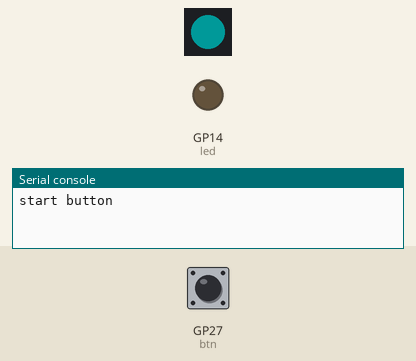
Recording of a program running on a simulated Raspberry Pi Pico running CircuitPython. Shown: 1 RGB LEDs in strip order, left to right, output pins drawn as LEDs (lit = HIGH), the last lines printed to the serial console. The inputs (shaded band) are chosen by the test bench; at power-on: GP27 (btn) HIGH. Dim RGB values are drawn brighter than linear.

Above: at 1.2 s.
1.3 s: GP27 (btn) pulled LOW for 0.15 s
At 1.9 s:
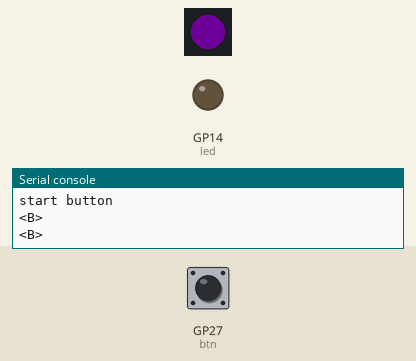
4.3 s: GP27 (btn) pulled LOW for 1 s
At 4.9 s:
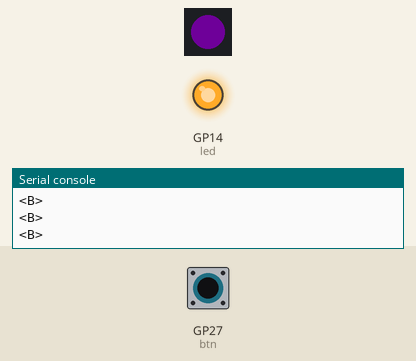
7.3 s: GP27 (btn) pulled LOW for 3.2 s
At 8.4 s:
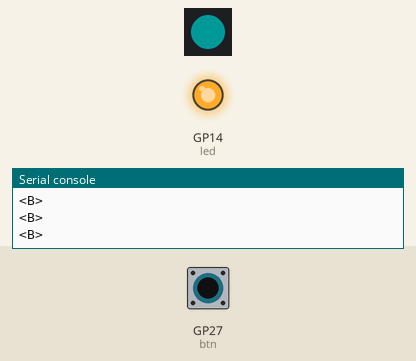
Timing chart, 0 to 18.0 s (numbered marks = the images above; inputs shaded):
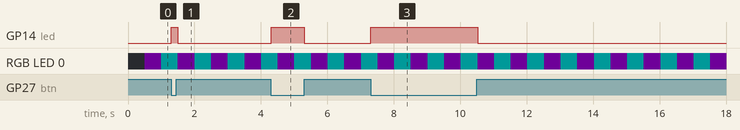

Measured:
- after the input at 1.3 s, GP14 (led): LOW → HIGH at once, → LOW 0.20 s later
- after the input at 4.3 s, GP14 (led): LOW → HIGH at once, → LOW 1.0 s later
- after the input at 7.3 s, GP14 (led): LOW → HIGH at once, → LOW 3.2 s later

The program:

code.py
```python
import busio
import board
import time
from digitalio import DigitalInOut, Direction, Pull
from buildinLed import BuildinLed
#buildinLed = BuildinLed()
#print(dir(board))

btn = DigitalInOut(board.GP27)
btn.direction = Direction.INPUT
btn.pull = Pull.UP

led = DigitalInOut(board.GP14)
led.direction = Direction.OUTPUT

buildinLed = BuildinLed(pin=board.GP16, rgb=True)

print("start button")

while True:

    if btn.value:
        led.value = False
    else:
        led.value = True
        print("<B>")
        buildinLed.blink()

    buildinLed.process()
    time.sleep(0.1)
```

buildinLed.py
```python
import time
import neopixel
from rainbowio import colorwheel
import board
import digitalio

FLASH = "flash"
BLINK = "blink"

RED = (255, 0, 0)
YELLOW = (255, 150, 0)
GREEN = (0, 255, 0)
CYAN = (0, 255, 255)
BLUE = (0, 0, 255)
PURPLE = (180, 0, 255)

class BuildinLed:

    flashNb = 6
    flashCount = 0
    mode = BLINK

    def __init__(self, pin=board.LED, rgb=False):
        if not rgb:
            self.led = digitalio.DigitalInOut(pin)
            self.led.direction = digitalio.Direction.OUTPUT
        else:
            self.led = neopixel.NeoPixel(pin, 1, brightness=0.1)
        self.rgb = rgb
        self.lastBlink = float(0)
        self.blinkRate = float(0.5)
        self.fastRate = float(0.1)
        self.flashRate = float(0.05)
        self.currentRate = self.blinkRate

        self.rgb_count = 0

    # print("Start Blink!")

    def blink(self):
        self.mode = BLINK
        self.currentRate = self.blinkRate

    def fast(self):
        self.mode = BLINK
        self.currentRate = self.fastRate

    def flash(self):
        self.mode = FLASH
        self.flashCount = 0
        self.currentRate = self.flashRate

    def process(self):
        if time.monotonic() > (self.lastBlink + self.currentRate):
            if self.rgb:
                self.rgb_count = (self.rgb_count + 1) % 256  # run from 0 to 255
                if self.rgb_count == 0:
                    self.led.fill(YELLOW)
                elif self.rgb_count == 1:
                    self.led.fill(PURPLE)
                elif self.rgb_count == 2:
                    self.led.fill(BLUE)
                elif self.rgb_count == 3:
                    self.led.fill(CYAN)

                self.rgb_count = (self.rgb_count +1)%4

            else:
                self.led.value = not self.led.value
            self.lastBlink = time.monotonic()
            if self.mode == FLASH:
                if self.flashCount >= self.flashNb:
                    self.blink()
                else:
                    self.flashCount += 1
```
